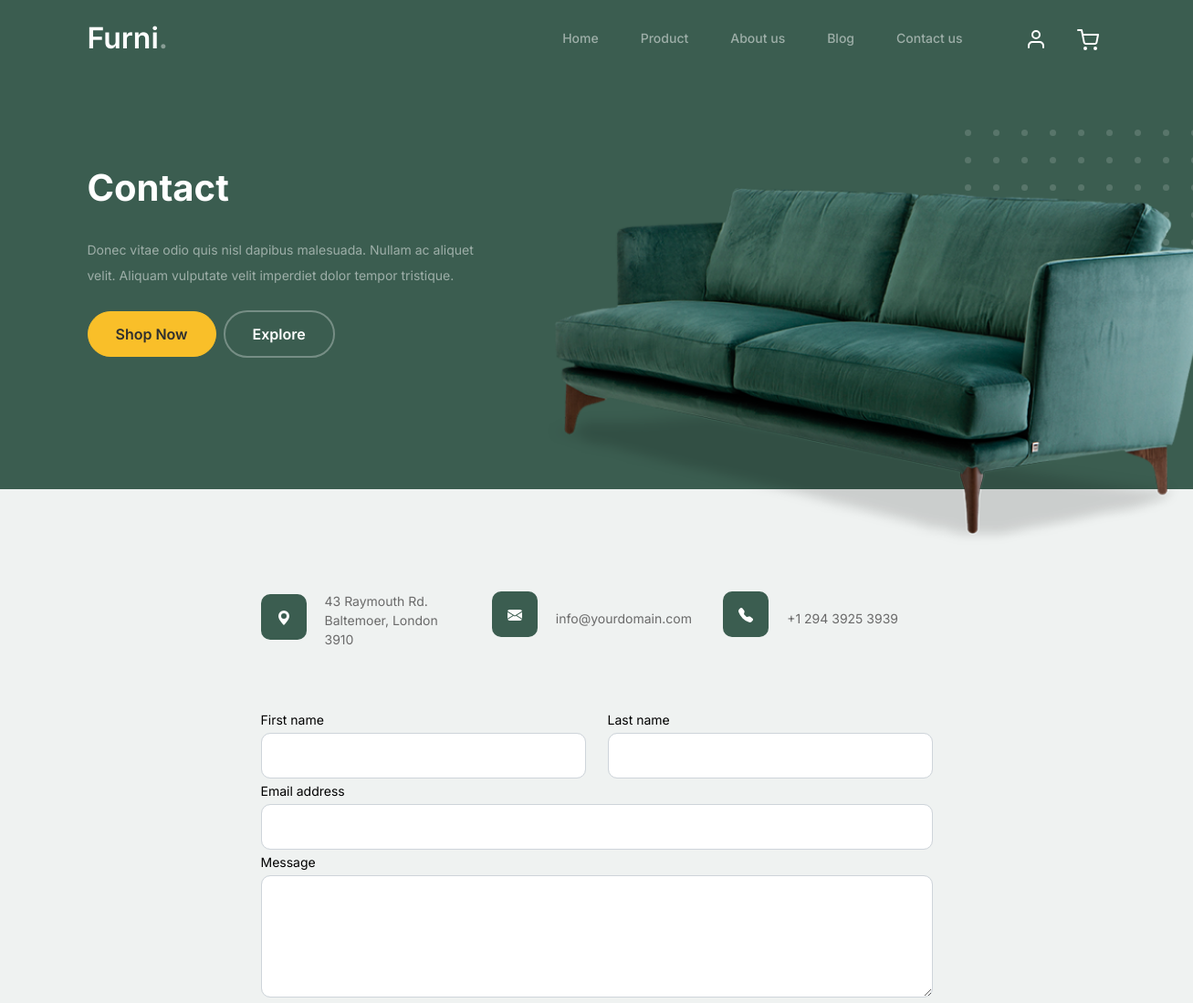
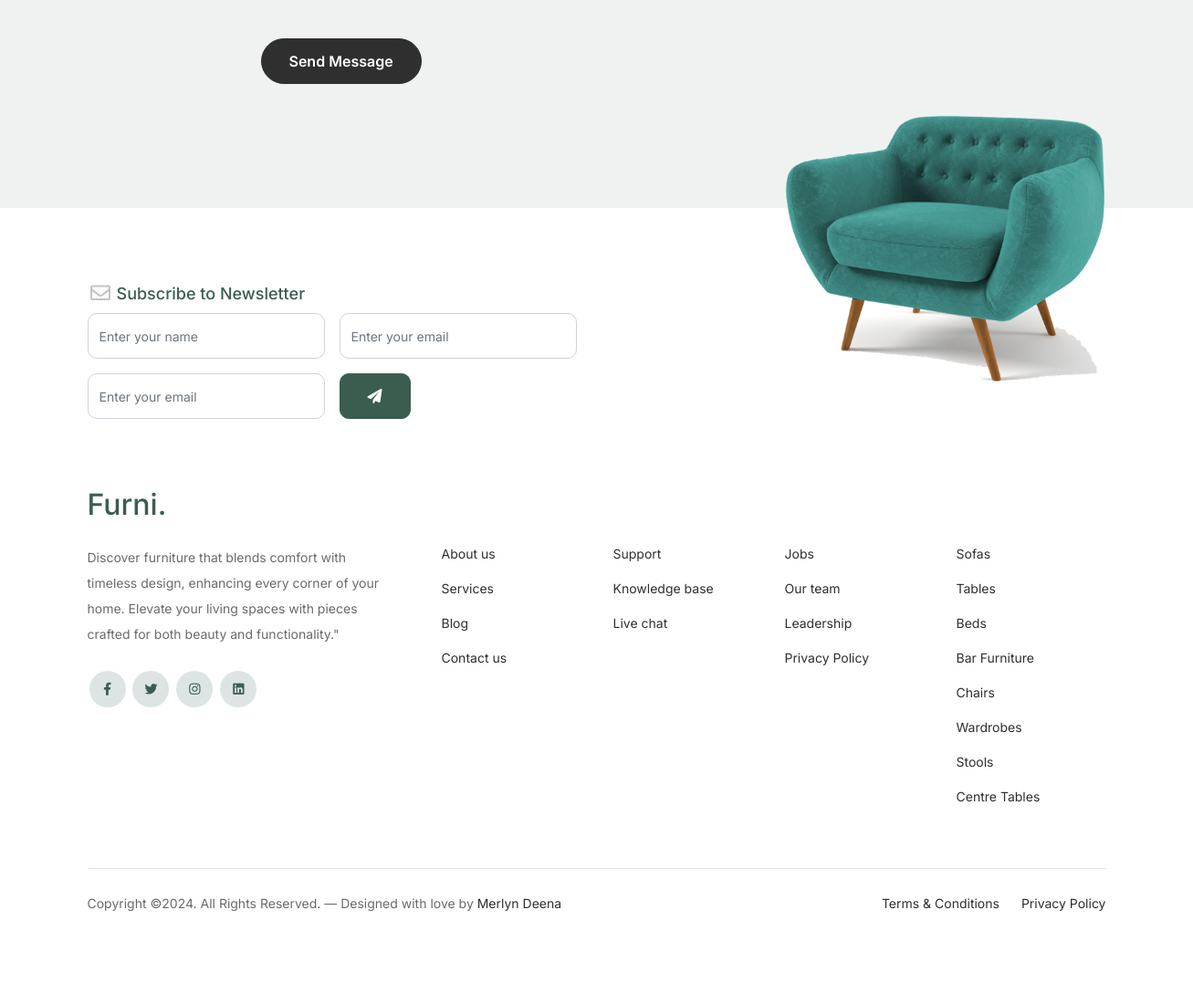
Page /contact/ on the committed database (2 pictures, top to bottom).
### furniapp/models.py (models this page shows)
class category_db(models.Model):
    C_Name=models.CharField(max_length=100,null=True,blank=True)
    C_Image=models.ImageField(upload_to="category_img",null=True,blank=True)
    C_Desc=models.TextField(max_length=100,null=True,blank=True)

### webapp/views.py (the view)
# urls.py: path('contact/',views.contact,name="contact"),
def contact(req):
    cat = category_db.objects.all()
    return render(req,"contact.html",{'cat':cat})

### webapp/templates/contact.html (shortened to what this page needs)
<!doctype html>
{% load static %}
<html lang="en">
<head>
		<link href="{% static 'web/css/bootstrap.min.css' %}" rel="stylesheet">
		<link href="https://cdnjs.cloudflare.com/ajax/libs/font-awesome/6.0.0-beta3/css/all.min.css" rel="stylesheet">
		<link href="{% static 'web/css/tiny-slider.css' %}" rel="stylesheet">
		<link href="{% static 'web/css/style.css' %}" rel="stylesheet">
	</head>
	<body>
		<nav class="custom-navbar navbar navbar navbar-expand-md navbar-dark bg-dark" arial-label="Furni navigation bar">
			<div class="container">
				<a class="navbar-brand" href="{% url 'homePage' %}">Furni<span>.</span></a>
				<div class="collapse navbar-collapse" id="navbarsFurni">
					<ul class="custom-navbar-nav navbar-nav ms-auto mb-2 mb-md-0">
						<li class="nav-item ">
							<a class="nav-link" href="{% url 'homePage' %}">Home</a>
						</li>
						<li><a class="nav-link" href="{% url 'product_page' %}">Product</a></li>
						<li><a class="nav-link" href="{% url 'about' %}">About us</a></li>
						<li><a class="nav-link" href="{% url 'product_page' %}">Blog</a></li>
						<li><a class="nav-link active" href="{% url 'contact' %}">Contact us</a></li>
					</ul>
					<ul class="custom-navbar-cta navbar-nav mb-2 mb-md-0 ms-5">
						{% if request.session.s_name %}
						<li><a class="nav-link" href="#"><img src="{% static 'web/images/user.svg' %}">Welcome {{request.session.s_name}}</a></li>
						<li> <a class="nav-link " href="{% url 'logout_page' %}"> Logout</a></li>
						{% else %}
						<li><a class="nav-link" href="{% url 'signin' %}"><img src="{% static 'web/images/user.svg' %}"></a></li>
						{% endif %}
						<li><a class="nav-link" href="{% url 'cart' %}"><img src="{% static 'web/images/cart.svg' %}"></a></li>
					</ul>
				</div>
			</div>
		</nav>
			<div class="hero">
				<div class="container">
					<div class="row justify-content-between">
						<div class="col-lg-5">
							<div class="intro-excerpt">
								<h1>Contact</h1>
								<p class="mb-4">Donec vitae odio quis nisl dapibus malesuada. Nullam ac aliquet velit. Aliquam vulputate velit imperdiet dolor tempor tristique.</p>
								<p><a href="" class="btn btn-secondary me-2">Shop Now</a><a href="#" class="btn btn-white-outline">Explore</a></p>
							</div>
						</div>
						<div class="col-lg-7">
							<div class="hero-img-wrap">
								<img src="{% static 'web/images/couch.png' %}" class="img-fluid">
							</div>
						</div>
					</div>
				</div>
			</div>
		<div class="untree_co-section">
      <div class="container">
        <div class="block">
          <div class="row justify-content-center">
            <div class="col-md-8 col-lg-8 pb-4">
              <div class="row mb-5">
                <div class="col-lg-4">
                  <div  class="service no-shadow align-items-center link horizontal d-flex active" data-aos="fade-left" data-aos-delay="0">
                    <div class="service-icon color-1 mb-4">
                      <svg xmlns="http://www.w3.org/2000/svg" width="16" height="16" fill="currentColor" class="bi bi-geo-alt-fill" viewBox="0 0 16 16">
                        <path d="M8 16s6-5.686 6-10A6 6 0 0 0 2 6c0 4.314 6 10 6 10zm0-7a3 3 0 1 1 0-6 3 3 0 0 1 0 6z"/>
                      </svg>
                    </div>
                    <div class="service-contents">
                      <p>43 Raymouth Rd. Baltemoer, London 3910</p>
                    </div>
                  </div>
                </div>
                <div class="col-lg-4">
                  <div  class="service no-shadow align-items-center link horizontal d-flex active" data-aos="fade-left" data-aos-delay="0">
                    <div class="service-icon color-1 mb-4">
                    </div>
                    <div class="service-contents">
                      <p>info@yourdomain.com</p>
                    </div>
                  </div>
                </div>
                <div class="col-lg-4">
                  <div  class="service no-shadow align-items-center link horizontal d-flex active" data-aos="fade-left" data-aos-delay="0">
                    <div class="service-icon color-1 mb-4">
                    </div>
                    <div class="service-contents">
                      <p>+1 294 3925 3939</p>
                    </div>
                  </div>
                </div>
              </div>
              <form method="post" action="{% url 'save_contact' %}">
                <div class="row">
                  <div class="col-6">
                    <div class="form-group">
                      <label class="text-black" for="fname">First name</label>
                      <input type="text" class="form-control" id="fname" name="fname">
                    </div>
                  </div>
                  <div class="col-6">
                    <div class="form-group">
                      <label class="text-black" for="lname">Last name</label>
                      <input type="text" class="form-control" id="lname" name="lname">
                    </div>
                  </div>
                </div>
                <div class="form-group">
                  <label class="text-black" for="email">Email address</label>
                  <input type="email" class="form-control" id="email" name="email">
                </div>
                <div class="form-group mb-5">
                  <label class="text-black" for="message">Message</label>
                  <textarea name="msg" class="form-control" id="message" cols="30" rows="5"></textarea>
                </div>
                <button type="submit" class="btn btn-primary-hover-outline">Send Message</button>
              </form>
            </div>
          </div>
        </div>
      </div>
    </div>
	<footer class="footer-section">
			<div class="container relative">
				<div class="sofa-img">
					<img src="{% static 'web/images/sofa.png' %}" alt="Image" class="img-fluid">
				</div>
				<div class="row">
					<div class="col-lg-8">
						<div class="subscription-form">
							<h3 class="d-flex align-items-center"><span class="me-1"><img src="{% static 'web/images/envelope-outline.svg' %}" alt="Image" class="img-fluid"></span><span>Subscribe to Newsletter</span></h3>
							<form action="#" class="row g-3">
								<div class="col-auto">
									<input type="text" class="form-control" placeholder="Enter your name" required>
								</div>
								<div class="col-auto">
									<input type="email" class="form-control" placeholder="Enter your email" required>
								</div>
								<div class="col-auto">
									<input type="tel" class="form-control" placeholder="Enter your email" required >
								</div>
								<div class="col-auto">
									<button class="btn btn-primary">
										<span class="fa fa-paper-plane"></span>
									</button>
								</div>
							</form>
						</div>
					</div>
				</div>
				<div class="row g-5 mb-5">
					<div class="col-lg-4">
						<div class="mb-4 footer-logo-wrap"><a href="#" class="footer-logo">Furni<span>.</span></a></div>
						<p class="mb-4">Discover furniture that blends comfort with timeless design, enhancing every corner of your home. Elevate your living spaces with pieces crafted for both beauty and functionality."</p>
						<ul class="list-unstyled custom-social">
							<li><a href="#"><span class="fa fa-brands fa-facebook-f"></span></a></li>
							<li><a href="#"><span class="fa fa-brands fa-twitter"></span></a></li>
							<li><a href="#"><span class="fa fa-brands fa-instagram"></span></a></li>
							<li><a href="#"><span class="fa fa-brands fa-linkedin"></span></a></li>
						</ul>
					</div>
					<div class="col-lg-8">
						<div class="row links-wrap">
							<div class="col-6 col-sm-6 col-md-3">
								<ul class="list-unstyled">
									<li><a href="{% url 'about' %}">About us</a></li>
									<li><a href="">Services</a></li>
									<li><a href="#">Blog</a></li>
									<li><a href="{% url 'contact' %}">Contact us</a></li>
								</ul>
							</div>
							<div class="col-6 col-sm-6 col-md-3">
								<ul class="list-unstyled">
									<li><a href="#">Support</a></li>
									<li><a href="#">Knowledge base</a></li>
									<li><a href="#">Live chat</a></li>
								</ul>
							</div>
							<div class="col-6 col-sm-6 col-md-3">
								<ul class="list-unstyled">
									<li><a href="#">Jobs</a></li>
									<li><a href="#">Our team</a></li>
									<li><a href="#">Leadership</a></li>
									<li><a href="#">Privacy Policy</a></li>
								</ul>
							</div>
							<div class="col-6 col-sm-6 col-md-3">
								<ul class="list-unstyled">
									{% for i in cat %}
									<li><a href="{% url 'product_filter' cate_name=i.C_Name %}">{{i.C_Name}}</a></li>
									{% endfor %}
								</ul>
							</div>
						</div>
					</div>
				</div>
				<div class="border-top copyright">
					<div class="row pt-4">
						<div class="col-lg-6">
							<p class="mb-2 text-center text-lg-start">Copyright &copy;. All Rights Reserved. &mdash; Designed with love by <a href="{% url 'homePage' %}">Merlyn Deena</a>
            </p>
						</div>
						<div class="col-lg-6 text-center text-lg-end">
							<ul class="list-unstyled d-inline-flex ms-auto">
								<li class="me-4"><a href="#">Terms &amp; Conditions</a></li>
								<li><a href="#">Privacy Policy</a></li>
							</ul>
						</div>
					</div>
				</div>
			</div>
		</footer>
	</body>
</html>

### rows in the picture
category_db: C_Name "Sofas"
category_db: C_Name "Tables"
category_db: C_Name "Beds"
category_db: C_Name "Bar Furniture"
category_db: C_Name "Chairs"
category_db: C_Name "Wardrobes"
category_db: C_Name "Stools"
category_db: C_Name "Centre Tables"
